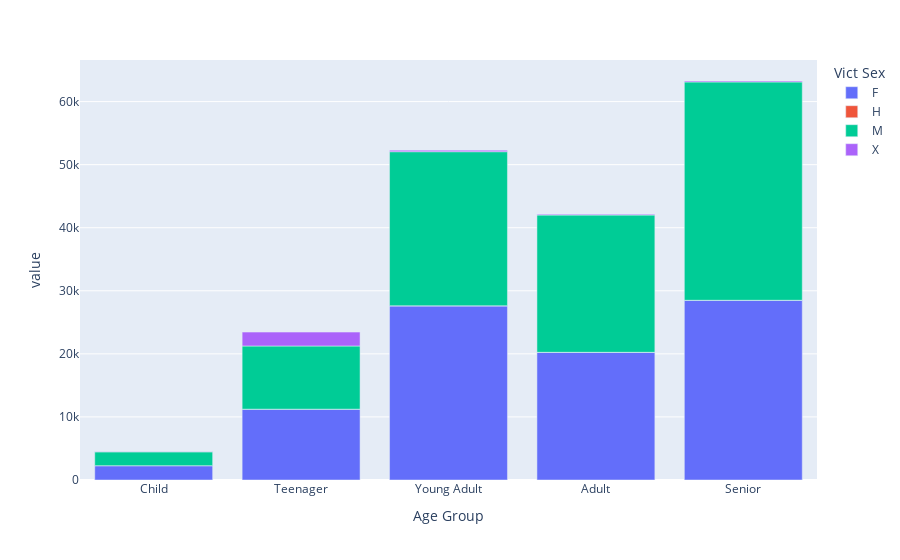

This figure's notebook cell:
### Code cell
px.bar(table)

### Figure 1 — Plotly figure (JSON) as saved in the notebook; plotly's stock layout.template omitted (floating-point values rounded to 4 significant figures)
{"data": [{"hovertemplate": "Vict Sex=F<br>Age Group=%{x}<br>value=%{y}<extra></extra>", "legendgroup": "F", "marker": {"color": "#636efa", "pattern": {"shape": ""}}, "name": "F", "orientation": "v", "showlegend": true, "textposition": "auto", "type": "bar", "x": ["Child", "Teenager", "Young Adult", "Adult", "Senior"], "xaxis": "x", "y": [2275, 11230, 27615, 20242, 28492], "yaxis": "y"}, {"hovertemplate": "Vict Sex=H<br>Age Group=%{x}<br>value=%{y}<extra></extra>", "legendgroup": "H", "marker": {"color": "#EF553B", "pattern": {"shape": ""}}, "name": "H", "orientation": "v", "showlegend": true, "textposition": "auto", "type": "bar", "x": ["Child", "Teenager", "Young Adult", "Adult", "Senior"], "xaxis": "x", "y": [0, 4, 11, 6, 9], "yaxis": "y"}, {"hovertemplate": "Vict Sex=M<br>Age Group=%{x}<br>value=%{y}<extra></extra>", "legendgroup": "M", "marker": {"color": "#00cc96", "pattern": {"shape": ""}}, "name": "M", "orientation": "v", "showlegend": true, "textposition": "auto", "type": "bar", "x": ["Child", "Teenager", "Young Adult", "Adult", "Senior"], "xaxis": "x", "y": [2185, 10014, 24432, 21763, 34614], "yaxis": "y"}, {"hovertemplate": "Vict Sex=X<br>Age Group=%{x}<br>value=%{y}<extra></extra>", "legendgroup": "X", "marker": {"color": "#ab63fa", "pattern": {"shape": ""}}, "name": "X", "orientation": "v", "showlegend": true, "textposition": "auto", "type": "bar", "x": ["Child", "Teenager", "Young Adult", "Adult", "Senior"], "xaxis": "x", "y": [68, 2206, 241, 144, 153], "yaxis": "y"}], "layout": {"barmode": "relative", "legend": {"title": {"text": "Vict Sex"}, "tracegroupgap": 0}, "margin": {"t": 60}, "xaxis": {"anchor": "y", "domain": [0, 1], "title": {"text": "Age Group"}}, "yaxis": {"anchor": "x", "domain": [0, 1], "title": {"text": "value"}}}}
